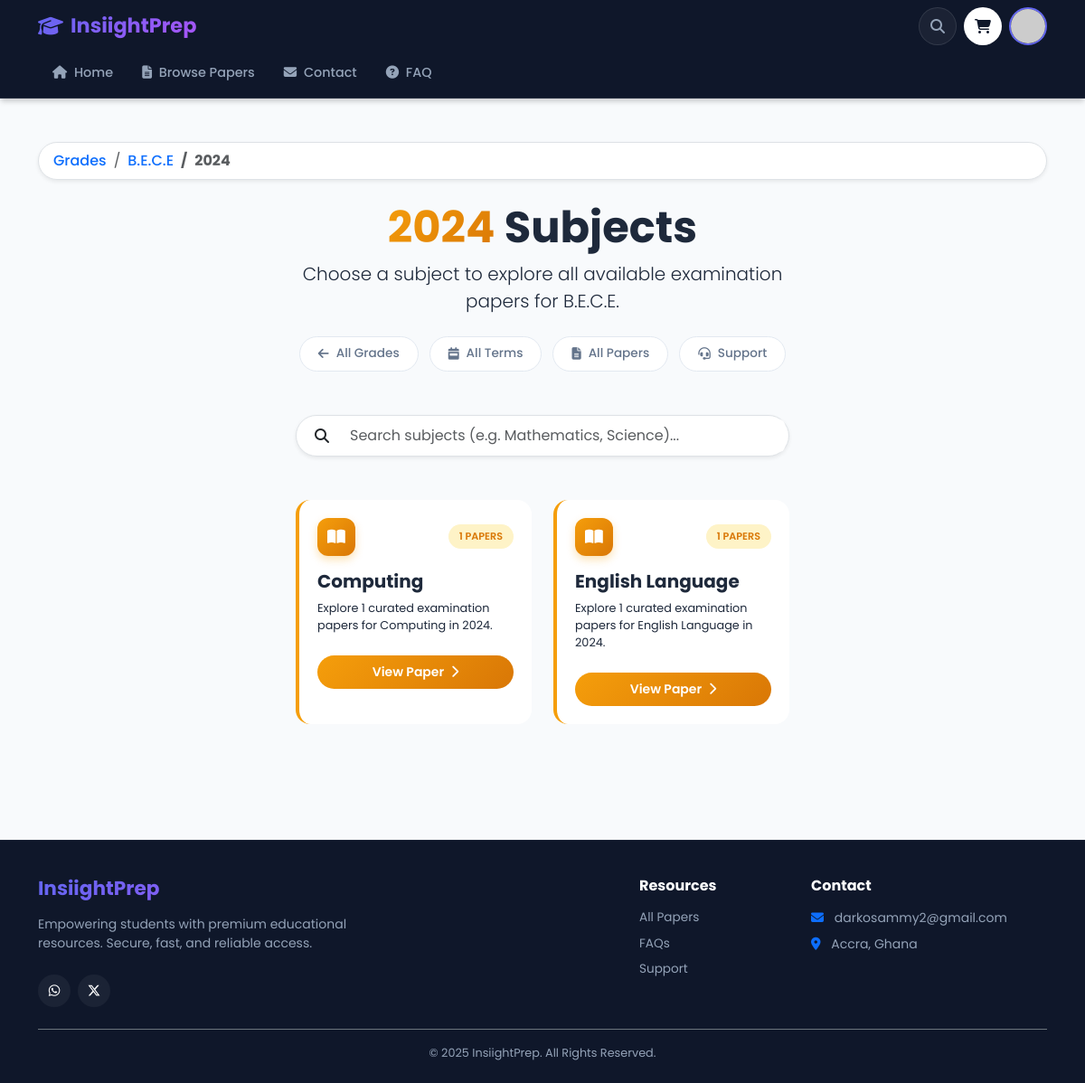
/bece/2024/ (signed in), run on the app's committed database.
### shop/models.py (models this page shows, shortened)
class Classes(models.Model):
    name = models.CharField(max_length=100, help_text="e.g., JHS 1, Basic 7")
    slug = models.SlugField(max_length=100, unique=True)
    description = models.TextField(blank=True)
    class Meta:
        verbose_name = 'Class (Grade)'
        verbose_name_plural = 'Classes (Grades)'
        ordering = ('name',)

class Term(models.Model):
    class_name = models.ForeignKey(Classes, related_name='terms', on_delete=models.CASCADE)
    name = models.CharField(max_length=50, help_text="e.g., Term 1, Term 2")
    slug = models.SlugField(max_length=50)
    class Meta:
        verbose_name_plural = 'Terms'
        unique_together = ('class_name', 'slug')
        ordering = ('name',)

class Subject(models.Model):
    name = models.CharField(max_length=100)
    slug = models.SlugField(max_length=100, unique=True)
    class Meta:
        verbose_name_plural = 'Subjects'
        ordering = ('name',)

### shop/views.py (the view)
# urls.py: path('<slug:class_slug>/<slug:term_slug>/', views.subject_list, name='subject_list'),
def subject_list(request, class_slug, term_slug):
    class_level = get_object_or_404(Classes, slug=class_slug)
    term = get_object_or_404(Term, class_name=class_level, slug=term_slug)
    papers = QuestionPaper.objects.filter(class_level=class_level, term=term, is_available=True).select_related('subject')
    subjects = {}
    for p in papers:
        if p.subject_id not in subjects: subjects[p.subject_id] = {'subject': p.subject, 'papers': []}
        subjects[p.subject_id]['papers'].append(p)
    return render(request, 'shop/subject_list.html', {'class_level': class_level, 'term': term, 'subjects_list': list(subjects.values())})

### shop/cart.py (called while the page is built)
    def __len__(self):
        return sum(item['quantity'] for item in self.cart.values())

### shop/context_processors.py (called while the page is built)
def current_year(request):
    return {
        'current_year': timezone.now().year
    }

def cart(request):
    return {'cart': Cart(request)}

### shop/templates/shop/subject_list.html (shortened to what this page needs)
{% extends 'base.html' %}
{% load static %}
{% block content %}
<div class="container py-5">
    <nav aria-label="breadcrumb" class="mb-4 animate__animated animate__fadeIn">
        <ol class="breadcrumb bg-white px-3 py-2 rounded-pill shadow-sm border">
            <li class="breadcrumb-item"><a href="{% url 'shop:class_list' %}" class="text-decoration-none text-primary fw-medium">Grades</a></li>
            <li class="breadcrumb-item"><a href="{% url 'shop:term_list' class_level.slug %}" class="text-decoration-none text-primary fw-medium">{{ class_level.name }}</a></li>
            <li class="breadcrumb-item active fw-bold text-slate-600">{{ term.name }}</li>
        </ol>
    </nav>
    <div class="text-center mb-5 animate__animated animate__fadeInDown">
        <h1 class="display-5 fw-bold mb-2">
            <span class="text-amber-gradient">{{ term.name }}</span> Subjects
        </h1>
        <p class="text-slate-500 lead mx-auto" style="max-width: 600px;">
            Choose a subject to explore all available examination papers for {{ class_level.name }}.
        </p>
        <div class="quick-nav-wrapper mt-4">
            <div class="quick-nav-scroll">
                <a href="{% url 'shop:class_list' %}" class="quick-nav-pill">
                    <i class="fas fa-arrow-left me-2"></i> All Grades
                </a>
                <a href="{% url 'shop:term_list' class_level.slug %}" class="quick-nav-pill">
                    <i class="fas fa-calendar-week me-2"></i> All Terms
                </a>
                <a href="{% url 'shop:all_papers' %}" class="quick-nav-pill">
                    <i class="fas fa-file-lines me-2"></i> All Papers
                </a>
                <a href="{% url 'shop:contact_us' %}" class="quick-nav-pill">
                    <i class="fas fa-headset me-2"></i> Support
                </a>
            </div>
        </div>
    </div>
    <div class="row justify-content-center mb-5 animate__animated animate__fadeIn">
        <div class="col-lg-6">
            <div class="search-container shadow-sm border bg-white rounded-pill p-1">
                <div class="input-group">
                    <span class="input-group-text bg-transparent border-0 ps-3">
                        <i class="fas fa-search text-slate-400"></i>
                    </span>
                    <input type="text" id="subjectSearch" class="form-control border-0 shadow-none" placeholder="Search subjects (e.g. Mathematics, Science)...">
                </div>
            </div>
        </div>
    </div>
    <div class="row g-4 mb-5 row-cols-1 row-cols-sm-2 row-cols-md-3 row-cols-xl-4 justify-content-center" id="subjectsGrid">
        {% for item in subjects_list %}
            <div class="col subject-item animate__animated animate__fadeInUp"
                 data-name="{{ item.subject.name|lower }}"
                 style="animation-delay: {{ forloop.counter0|add:1 }}00ms">
                <div class="modern-card compact-card h-100 card-amber">
                    <div class="d-flex align-items-center justify-content-between mb-3 position-relative">
                        <div class="icon-box-amber">
                            <i class="fas fa-book-open"></i>
                        </div>
                        <span class="paper-badge-amber">
                            {{ item.papers|length }} papers
                        </span>
                    </div>
                    <h5 class="fw-bold text-slate-800 mb-2 group-hover:text-amber transition-colors position-relative">
                        {{ item.subject.name }}
                    </h5>
                    <p class="text-slate-500 x-small mb-4 flex-grow-1 position-relative">
                        Explore {{ item.papers|length }} curated examination papers for {{ item.subject.name }} in {{ term.name }}.
                    </p>
                    <div class="position-relative">
                        {% if item.papers|length > 0 %}
                            {% if item.papers|length == 1 %}
                                {% with paper=item.papers.0 %}
                                    <a href="{% url 'shop:paper_detail' class_level.slug term.slug item.subject.slug paper.slug %}"
                                       class="btn btn-amber-gradient w-100 btn-sm rounded-pill py-2">
                                        View Paper <i class="fas fa-chevron-right ms-1"></i>
                                    </a>
                                {% endwith %}
                            {% else %}
                                <a href="{% url 'shop:subject_papers_list' class_level.slug term.slug item.subject.slug %}"
                                   class="btn btn-amber-gradient w-100 btn-sm rounded-pill py-2">
                                    Browse Papers <i class="fas fa-list ms-1"></i>
                                </a>
                            {% endif %}
                        {% else %}
                            <button class="btn btn-light w-100 btn-sm rounded-pill py-2 border" disabled>
                                Coming Soon
                            </button>
                        {% endif %}
                    </div>
                </div>
            </div>
        {% endfor %}
    </div>
</div>
{% endblock %}

### templates/base.html (style rules this page uses)
:root { --primary-gradient: linear-gradient(135deg, #6366f1 0%, #a855f7 100%); --secondary-gradient: linear-gradient(135deg, #3b82f6 0%, #2dd4bf 100%); --dark-bg: #0f172a; --accent-color: #f43f5e; --card-shadow: 0 10px 15px -3px rgba(0, 0, 0, 0.1), 0 4px 6px -2px rgba(0, 0, 0, 0.05); --hover-shadow: 0 20px 25px -5px rgba(0, 0, 0, 0.1), 0 10px 10px -5px rgba(0, 0, 0, 0.04); }
* { box-sizing: border-box; }
html, body { overflow-x: hidden; width: 100%; margin: 0; padding: 0; -webkit-overflow-scrolling: touch; }
body { font-family: 'Poppins', sans-serif; background-color: #f8fafc; color: #1e293b; min-height: 100vh; display: flex; flex-direction: column; }

### shop/templates/shop/subject_list.html (style rules this page uses)
:root { --amber-primary: #f59e0b; --amber-dark: #d97706; --amber-gradient: linear-gradient(135deg, #f59e0b 0%, #d97706 100%); }
.text-amber-gradient { background: var(--amber-gradient); -webkit-background-clip: text; -webkit-text-fill-color: transparent; }
.btn-amber-gradient { background: var(--amber-gradient); color: white; border: none; font-weight: 600; transition: all 0.3s ease; }
.card-amber { border-left: 4px solid var(--amber-primary) !important; background: #ffffff !important; }
.icon-box-amber { width: 42px; height: 42px; background: var(--amber-gradient); color: white; border-radius: 0.75rem; display: flex; align-items: center; justify-content: center; font-size: 1.1rem; box-shadow: 0 4px 10px rgba(245, 158, 11, 0.3); }
.paper-badge-amber { font-size: 0.7rem; font-weight: 600; color: var(--amber-dark); background: #fef3c7; padding: 0.3rem 0.75rem; border-radius: 2rem; text-transform: uppercase; }
.x-small { font-size: 0.8rem; }
.compact-card { padding: 1.25rem !important; border-radius: 1rem !important; overflow: hidden; position: relative; }
.quick-nav-wrapper { overflow: hidden; margin-bottom: 1rem; }
.quick-nav-scroll { display: flex; flex-wrap: wrap; justify-content: center; gap: 0.75rem; }
.quick-nav-pill { display: inline-flex; align-items: center; padding: 0.5rem 1.25rem; background: white; border: 1px solid #e2e8f0; border-radius: 2rem; color: #64748b; text-decoration: none; font-size: 0.85rem; font-weight: 500; transition: all 0.3s ease; white-space: nowrap; }

### data on the page
Classes: name "B.E.C.E"
Term: name "2024"
Subject: papers|length "1", subject.name "Computing"
Subject: papers|length "1", subject.name "English Language"
